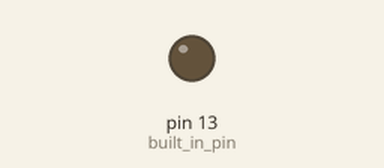
The program below on a simulated Arduino Uno, built with avr-gcc and run on an emulated ATmega328P. Shown: output pins drawn as LEDs (lit = HIGH). What the program prints to the serial monitor is not drawn.

Above: at 2.0 s.
Timing chart, 0 to 5.2 s (numbered marks = the images above):
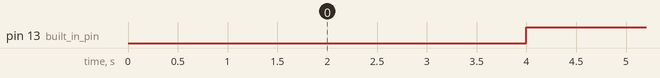

Measured:
- by itself, pin 13 (built_in_pin): alternates HIGH for 2.0 s and LOW for 2.0 s

The program:

main.cpp
```cpp
#include <Arduino.h>

int built_in_pin = 13;

void setup()
{
  // put your setup code here, to run once:
  pinMode(built_in_pin, OUTPUT); // pin 13 is connected to board led
  Serial.begin(9600);
  while (!Serial)
    ;
  Serial.println("Serial com started!");
}

void loop()
{
  // put your main code here, to run repeatedly:
  // digitalWrite(built_in_pin, HIGH);
  // delay(900);
  // Serial.println("Hello there!");
  // digitalWrite(built_in_pin, HIGH);
  Serial.println("My name is PEPE!");
  delay(2000);
  digitalWrite(built_in_pin, LOW);
  delay(2000);
  digitalWrite(built_in_pin, HIGH);
}
```
